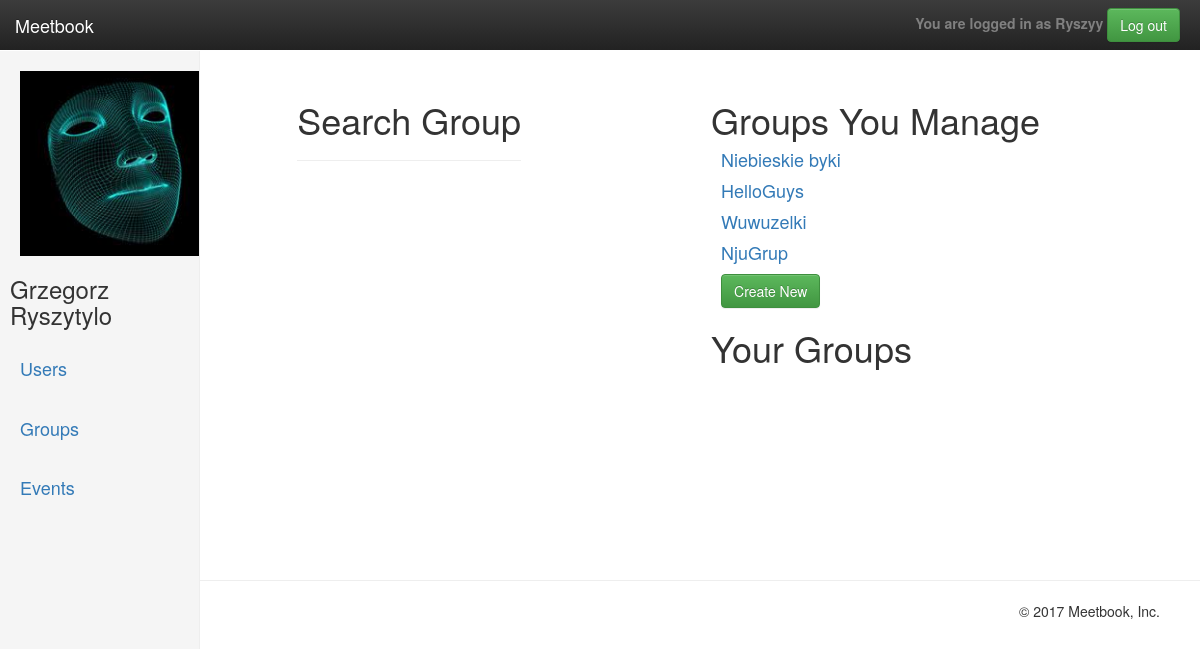
/groups_list (signed in), run on the app's committed database.
### profiles/models.py (models this page shows, shortened)
class UserProfile(models.Model):
    user_auth = models.OneToOneField(User, primary_key=True, on_delete=models.CASCADE)
    location = models.ForeignKey(Location, null=True, blank=True, on_delete=models.CASCADE)
    slug = models.SlugField(blank=True)
    picture = models.ImageField(upload_to=upload_location, null=True, blank=True)
    friends = models.ManyToManyField('self',
                                     blank=True)
    pending = models.ManyToManyField('self',
                                     blank=True,
                                     through="Invite",
                                     through_fields=('r_to', 'r_from'),
                                     symmetrical=False)
    bio = models.TextField(blank=True, null=True)
    time = models.ManyToManyField("profiles.FreeTime",
                                  blank=True)

class GroupProfile(models.Model):
    name = models.CharField(max_length=120, unique=True)
    owner = models.ForeignKey(UserProfile, related_name="owner")
    intrest = models.ManyToManyField(Intrest)
    date = models.DateTimeField(auto_now=False, auto_now_add=False, blank=True, null=True)
    members = models.ManyToManyField(UserProfile)
    slug = models.SlugField(blank=True)
    message = models.CharField(max_length=1000, blank=True, null=True)
    def __str__(self):
        return self.name

### profiles/views/cbv/group_crud.py (the view)
# urls.py: url(r'^groups_list$', GroupsList.as_view(), name="groups_list"),
class GroupsList(ListView):
    model = GroupProfile
    template_name = 'groups_list.html'
    context_object_name = 'groups_list'
    def get_context_data(self, **kwargs):
        context = super(GroupsList, self).get_context_data(**kwargs)
        profile = UserProfile.objects.get(user_auth=self.request.user)
        created_groups = GroupProfile.objects.filter(owner=profile)
        member_of_group = GroupProfile.objects.filter(members=profile).exclude(owner=profile)
        groups = GroupProfile.objects.all().exclude(members=profile).exclude(owner=profile)
        context['groups_list'] = groups
        context['member_of_group'] = member_of_group
        context['created_groups'] = created_groups
        context['profile'] = profile
        return context

### templates/groups_list.html (shortened to what this page needs)
{% extends "basebase.html" %}
{% load crispy_forms_tags %}
{% load humanize %}
{% block sidepicture %}
	{% if user.is_authenticated %}
		{% if profile.picture %}
			<a href="{% url 'user_detail' profile.slug %}"><img src="{{ profile.picture.url }}" width="185" height="185"></a>
		{% else %}
			<a href="{% url 'user_detail' profile.slug %}"><img src="\media\default\defaultuser.png" width="185" height="185"></a>
		{% endif %}
	{% endif %}
{% endblock %}
{% block content %}
	<div class="col-md-12 col-md-offset-2" style="float: left;">
		<h1>Search Group</h1>
		<hr>
	</div>
{% endblock %}
{% block friends %}
<div style="margin-top: 10px; float: right; padding: 20px ; margin-right: 140px">
	<h1>Groups You Manage</h1>
	<div style="padding-left: 10px;min-height: 150px">
		{% for group in created_groups %}
			<p><h4 style="display: inline"><a href="{% url 'group_detail' group.slug %}">{{group|capfirst}}</a></h4></p>
	{% endfor %}
	<div style="margin-left: auto;">
		<a href="{% url 'group_create' %}" >
			<button type="submit" class="btn btn-success">Create New</button>
		</a>
	</div>
</div>
<h1>Your Groups</h1>
</div>
{% endblock %}

### templates/basebase.html (shortened to what this page needs)
{% load static %}
{% load crispy_forms_tags %}
<!DOCTYPE html>
<html lang="en">
	<head>
		<link rel="stylesheet" href="https://maxcdn.bootstrapcdn.com/bootstrap/3.3.7/css/bootstrap.min.css">
		<link rel="stylesheet" href="https://maxcdn.bootstrapcdn.com/bootstrap/3.3.7/css/bootstrap-theme.min.css">
		<link rel="stylesheet" href="{% static 'css/main.css' %}">
		<link rel="stylesheet" href="{% static 'css/index_sidebar.css' %}">
	</head>
	<body>
		<nav class="navbar navbar-inverse navbar-fixed-top">
			<div class="container-fluid">
				<div class="navbar-header">
					<a class="navbar-brand" href="{% url 'welcome' %}">Meetbook</a>
				</div>
				{% if user.is_authenticated %}
					<div id="navbar" class="navbar-collapse collapse" style="padding-right: 20px">
						<ul class="nav navbar-nav navbar-right">
							<li>
								<form class="navbar-form navbar-right" action="{% url 'logout' %}">
									<strong style="color:gray;">You are logged in as {{ user.username|capfirst }}</strong>
									<button type="submit" class="btn btn-success">Log out</button>
								</form>
							</li>
						</ul>
					</div>
				{% endif %}
			</div>
		</nav>
		<div class="container-fluid" style="min-height: 510px;">
			<div class="row">
				{% if user.is_authenticated %}
					<div class="col-sm-3 col-md-2 sidebar">
						<ul class="nav nav-sidebar">
							<li>
								<div style="padding-left: 20px">
									{% block sidepicture %}
									{% endblock %}
								</div>
								{% if user.first_name and user.last_name %}
									<h3 style="padding-left: 10px;">{{ user.first_name }} {{ user.last_name }}</h3>
								{% endif %}
							</li>
							<li><a href="{% url 'users_list' %}"><h4>Users</h4></a></li>
							<li><a href="{% url 'groups_list' %}"><h4>Groups</h4></a></li>
							<li><a href="{% url 'events_list' %}"><h4>Events</h4></a></li>
						</ul>
					</div>
				{% endif %}
				<div class="col-md-offset-2" style="padding-top: 30px; padding-left: 40px;float: left;">
					{% block content %}
					{% endblock %}
				</div>
				{% if user.is_authenticated %}
					{% block friends %}
					{% endblock %}
					</div>
				{% endif %}
			</div>
		<hr>
		<footer style="float: right; padding-right: 40px;">
			<ul style=" list-style-type: none;">
				<li style = "float: right;"><p>&copy; 2017 Meetbook, Inc.</p></li>
			</ul>
		</footer>
	</body>
</html>

### static/css/main.css (style rules this page uses)
body { padding-top: 50px; }
.navbar-fixed-top { border: 0; }
.sidebar { display: none; }
@media (min-width: 768px) { .sidebar { position: fixed; top: 51px; bottom: 0; left: 0; z-index: 1000; display: block; padding: 20px; overflow-x: hidden; overflow-y: auto; background-color: #f5f5f5; border-right: 1px solid #eee; } }
.nav-sidebar { margin-right: -21px; margin-bottom: 20px; margin-left: -20px; }
.nav-sidebar > li > a { padding-right: 20px; padding-left: 20px; }

### static/css/index_sidebar.css (style rules this page uses)
body { padding-top: 50px; }
.navbar-fixed-top { border: 0; }
.sidebar { display: none; }
@media (min-width: 768px) { .sidebar { position: fixed; top: 51px; bottom: 0; left: 0; z-index: 1000; display: block; padding: 20px; overflow-x: hidden; overflow-y: auto; background-color: #f5f5f5; border-right: 1px solid #eee; } }
.nav-sidebar { margin-right: -21px; margin-bottom: 20px; margin-left: -20px; }
.nav-sidebar > li > a { padding-right: 20px; padding-left: 20px; }

### data on the page
UserProfile: picture (picture)
GroupProfile: name "Niebieskie byki"
GroupProfile: name "HelloGuys"
GroupProfile: name "Wuwuzelki"
GroupProfile: name "NjuGrup"

### other printed values
{{ user.username|capfirst }} "Ryszyy"
{{ user.first_name }} "Grzegorz"
{{ user.last_name }} "Ryszytylo"
